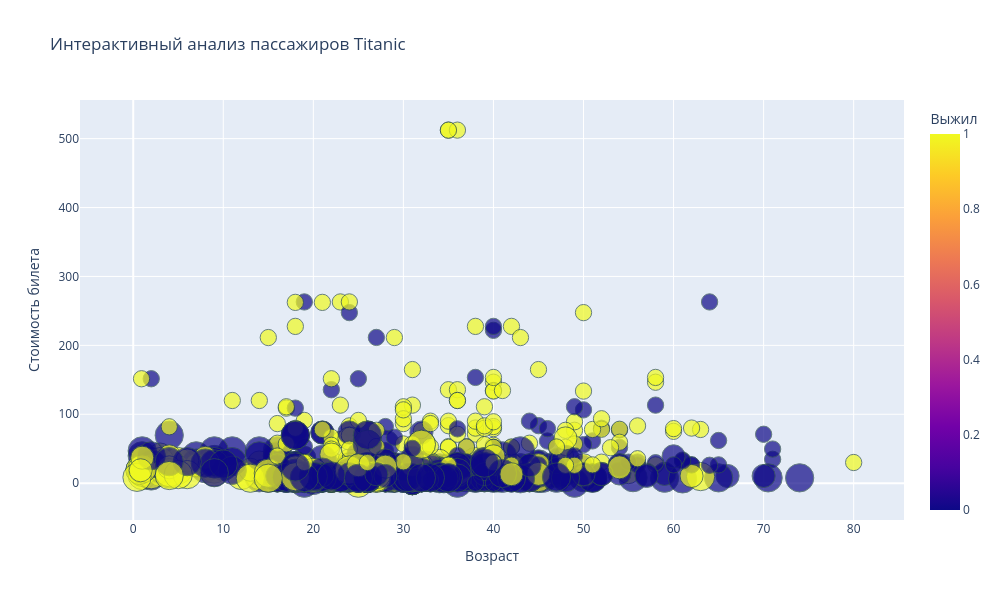

Notebook source saved alongside this figure:
### Code cell
# Интерактивный график Plotly с hover_data
fig = px.scatter(df, 
                 x='Age', 
                 y='Fare',
                 color='Survived',
                 size='Pclass',
                 hover_data=['Sex', 'Pclass', 'Embarked'],
                 title='Интерактивный анализ пассажиров Titanic',
                 labels={'Survived': 'Выжил', 'Age': 'Возраст', 'Fare': 'Стоимость билета'},
                 color_discrete_map={0: '#FF6B6B', 1: '#4ECDC4'})

fig.update_traces(marker=dict(line=dict(width=1, color='DarkSlateGrey')),
                  selector=dict(mode='markers'))

fig.update_layout(
    hoverlabel=dict(
        bgcolor="white",
        font_size=12,
        font_family="Arial"
    ),
    width=1000,
    height=600
)

fig.show()

### Figure 1 — Plotly figure (JSON) as saved in the notebook; plotly's stock layout.template omitted (floating-point values rounded to 4 significant figures; data arrays with more than 128 entries replaced by an {"elided": "..."} marker saying what was removed)
{"data": [{"customdata": {"elided": "891x3 mixed values"}, "hovertemplate": "Возраст=%{x}<br>Стоимость билета=%{y}<br>Pclass=%{customdata[1]}<br>Sex=%{customdata[0]}<br>Embarked=%{customdata[2]}<br>Выжил=%{marker.color}<extra></extra>", "legendgroup": "", "marker": {"color": {"elided": "891 int values"}, "coloraxis": "coloraxis", "line": {"color": "DarkSlateGrey", "width": 1}, "size": {"elided": "891 int values"}, "sizemode": "area", "sizeref": 0.0075, "symbol": "circle"}, "mode": "markers", "name": "", "orientation": "v", "showlegend": false, "type": "scatter", "x": {"elided": "891 float values"}, "xaxis": "x", "y": {"elided": "891 float values"}, "yaxis": "y"}], "layout": {"coloraxis": {"colorbar": {"title": {"text": "Выжил"}}, "colorscale": [[0, "#0d0887"], [0.1111, "#46039f"], [0.2222, "#7201a8"], [0.3333, "#9c179e"], [0.4444, "#bd3786"], [0.5556, "#d8576b"], [0.6667, "#ed7953"], [0.7778, "#fb9f3a"], [0.8889, "#fdca26"], [1, "#f0f921"]]}, "height": 600, "hoverlabel": {"bgcolor": "white", "font": {"family": "Arial", "size": 12}}, "legend": {"itemsizing": "constant", "tracegroupgap": 0}, "title": {"text": "Интерактивный анализ пассажиров Titanic"}, "width": 1000, "xaxis": {"anchor": "y", "domain": [0, 1], "title": {"text": "Возраст"}}, "yaxis": {"anchor": "x", "domain": [0, 1], "title": {"text": "Стоимость билета"}}}}
